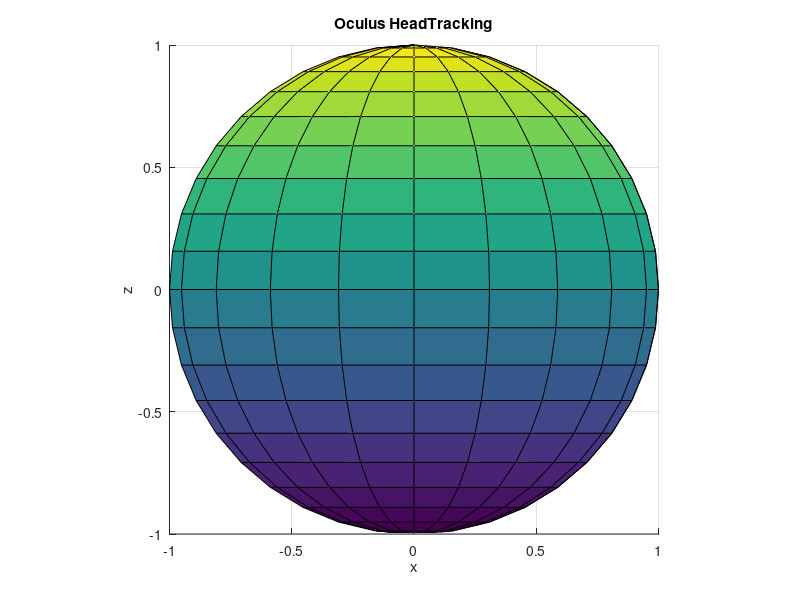

Write the MATLAB code that produced this figure. (Note: this script raises an error after producing the figure.)
% Takes the seridal data and simulates the rotation on a sphere
%Author: Saimouli Katragadda
%%
clear all; clc;
%function rotsim(roll,yaw,pitch)
% %Axis
% plot3(0,0,0);
% axis vis3d
% axis off
% hold on 
% plot3([0,1], [0,0], [0,0],'r'); %x-axis
% plot3([0,0],[0,0],[0,1],'g'); %y-axis
% plot3([0,0],[0,-1],[0,0],'b'); %z-axis
% hold off
%%
% pitch=[pi; 2*pi; 1; 3*pi/4];
% yaw=[0; 0; 0;0];
% roll=[0; 0; 0;0];
fileName= fopen('headtrackingdata.txt');

if fileName >0
%for i=1:length(pitch) % as yaw,pitch and roll have same length
    while ~feof (fileName) % not the end of the file
        % read from file
        data= textscan(fileName, '%f %f %f');
        [x,y,z] = sphere;h=surf(x,y,z);axis('square'); 

        title('Oculus HeadTracking')
        xlabel('x'); ylabel('y'); zlabel('z');

        %Rotate Object
%         rotate(h,[1,0,0],(pitch(i)) %x
%         rotate(h,[0,0,1],(yaw(i)) %y  +90 according to the oculus frame attachment 
%         rotate(h,[0,-1,0],(roll(i)) %z
        view(0,0);
        drawnow
    end
    fclose(fineName);
end
%%

% clear; clc; close all; 
% %Creat Port
% s = serial('COM1')
% %Open Port 
% fopen(s);
% %Set Terminator
% set(s,'Terminator',' ');fscanf(s);
% %Read First Data for Calibration 
% a(1,:)=fscanf(s,'%f');
% [yaw_c, pitch_c, roll_c]=quat2angle(a(1,:));
% for frame=1:1:1000
%     frame
%     %Read Data;
%     a(frame,:)=fscanf(s,'%f');
%     %Convert Quaternion to Roll Pitch Yaw
%     [yaw, pitch, roll] = quat2angle(a(frame,:));
%     %Visualize Data On Sphere Or any Other Objects
%     [x,y,z] = sphere;h = surf(x,y,z);axis('square'); 
%     title('AOL TEAM')
%     xlabel('x'); ylabel('y'); zlabel('z');
%     %Rotate Object
%     rotate(h,[1,0,0],(roll-roll_c)*180/pi)
%     rotate(h,[0,1,0],(pitch-pitch_c)*180/pi)
%     rotate(h,[0,0,1],(yaw-yaw_c)*180/pi+90)
%     view(0,0);
%     drawnow
% end
% fclose(s);
